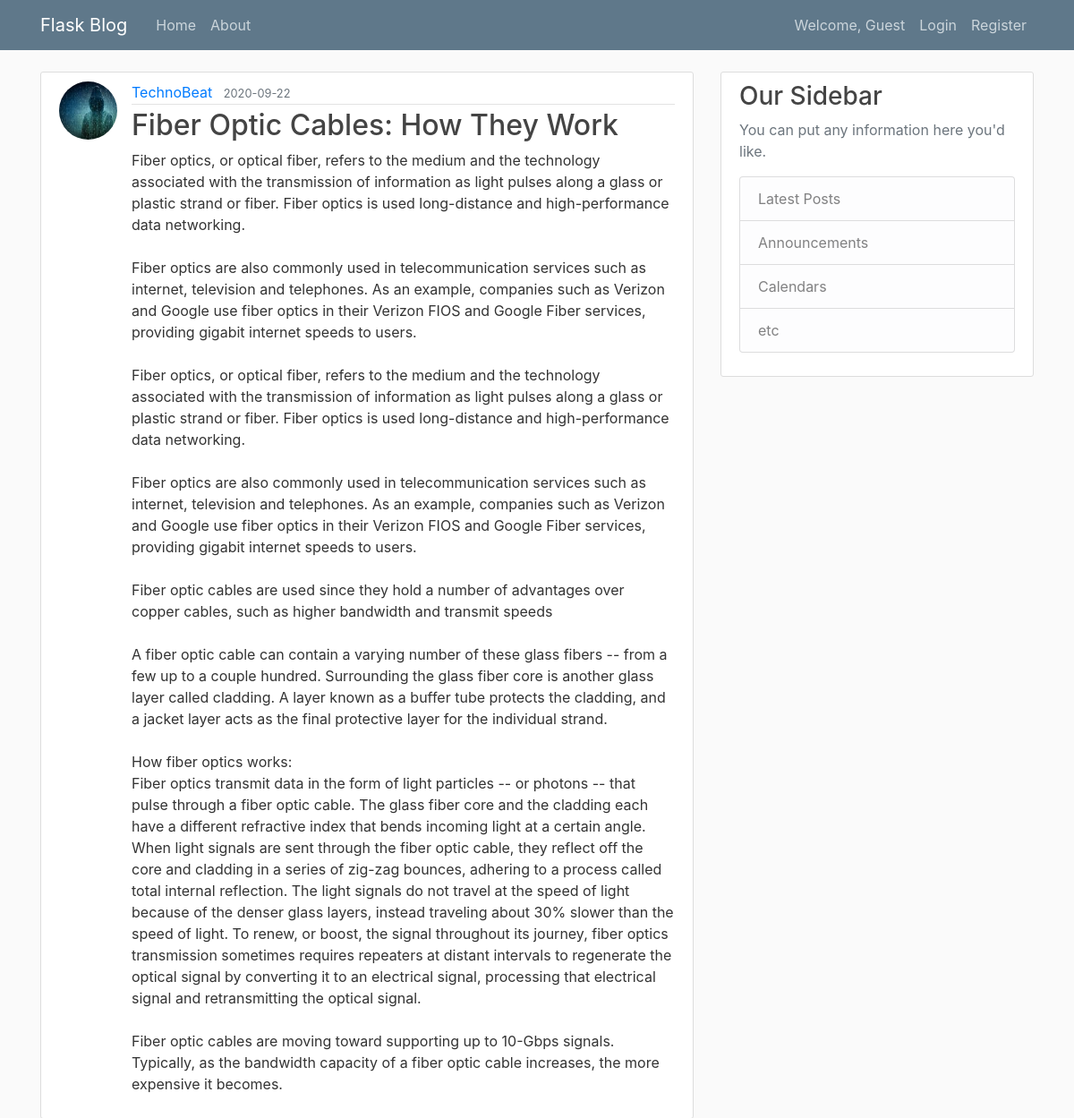
/post/1, run on the app's committed database.
### flaskblog/models.py (models this page shows, shortened)
class User(db.Model, UserMixin):
    id = db.Column(db.Integer, primary_key=True)
    username = db.Column(db.String(20), unique=True, nullable=False)
    email = db.Column(db.String(120), unique=True, nullable=False)
    image_file = db.Column(db.String(20), nullable=False, default='default.jpg')
    password = db.Column(db.String(60), nullable=False)
    posts = db.relationship('Post', backref='author', lazy=True)

class Post(db.Model):
    id = db.Column(db.Integer, primary_key=True)
    title = db.Column(db.String(100), nullable=False)
    date_posted = db.Column(db.DateTime, nullable=False, default=datetime.utcnow)
    content = db.Column(db.Text, nullable=False)
    user_id = db.Column(db.Integer, db.ForeignKey('user.id'), nullable=False)

### flaskblog/posts/routes.py (the view)
@posts.route("/post/<int:post_id>")
def post(post_id):
	post = Post.query.get_or_404(post_id)
	return render_template('post.html', title=post.title, post=post)

### flaskblog/templates/post.html (shortened to what this page needs)
{% extends "layout.html" %}
{% block content %}
	<article class="media content-section">
		<img class="rounded-circle article-img" src="{{ url_for('static', filename='profile_pics/' + post.author.image_file) }}">
	  <div class="media-body">
	    <div class="article-metadata">
	      <a class="mr-2" href="{{ url_for('users.user_posts', username=post.author.username) }}">{{ post.author.username }}</a>
	      <small class="text-muted">{{ post.date_posted.strftime('%Y-%m-%d') }}</small>
	    </div>
	    <h2 class="article-title">{{ post.title }}</h2>
	    <p class="article-content">{{ post.content }}</p>
	  </div>
	</article>
{% endblock content %}

### flaskblog/static/main.css (style rules this page uses)
body { background: #fafafa; color: #333333; margin-top: 5rem; }
h1, h2, h3, h4, h5, h6 { color: #444444; }
.content-section { background: #ffffff; padding: 10px 20px; border: 1px solid #dddddd; border-radius: 3px; margin-bottom: 20px; }
.article-title { color: #444444; }
.article-content { white-space: pre-line; }
.article-img { height: 65px; width: 65px; margin-right: 16px; }
.article-metadata { padding-bottom: 1px; margin-bottom: 4px; border-bottom: 1px solid #e3e3e3 }

### data on the page
User: image_file (picture), author.username "TechnoBeat"
Post: date_posted "2020-09-22", title "Fiber Optic Cables: How They Work", content "Fiber optics, or optical fiber, refers to the medium and the technology associated with the transmission of information as light pulses along a glass or plastic strand or fiber. Fiber optics is used long-distance and high-performance data networking. Fiber optics are also commonly used in telecommunication services such as internet, television and telephones. As an example, companies such as Verizon and Google use fiber optics in their Verizon FIOS and Google Fiber services, providing gigabit internet speeds to users. Fiber optics, or optical fiber, refers to the medium and the technology associated with the transmission of information as light pulses along a glass or plastic strand or…"
